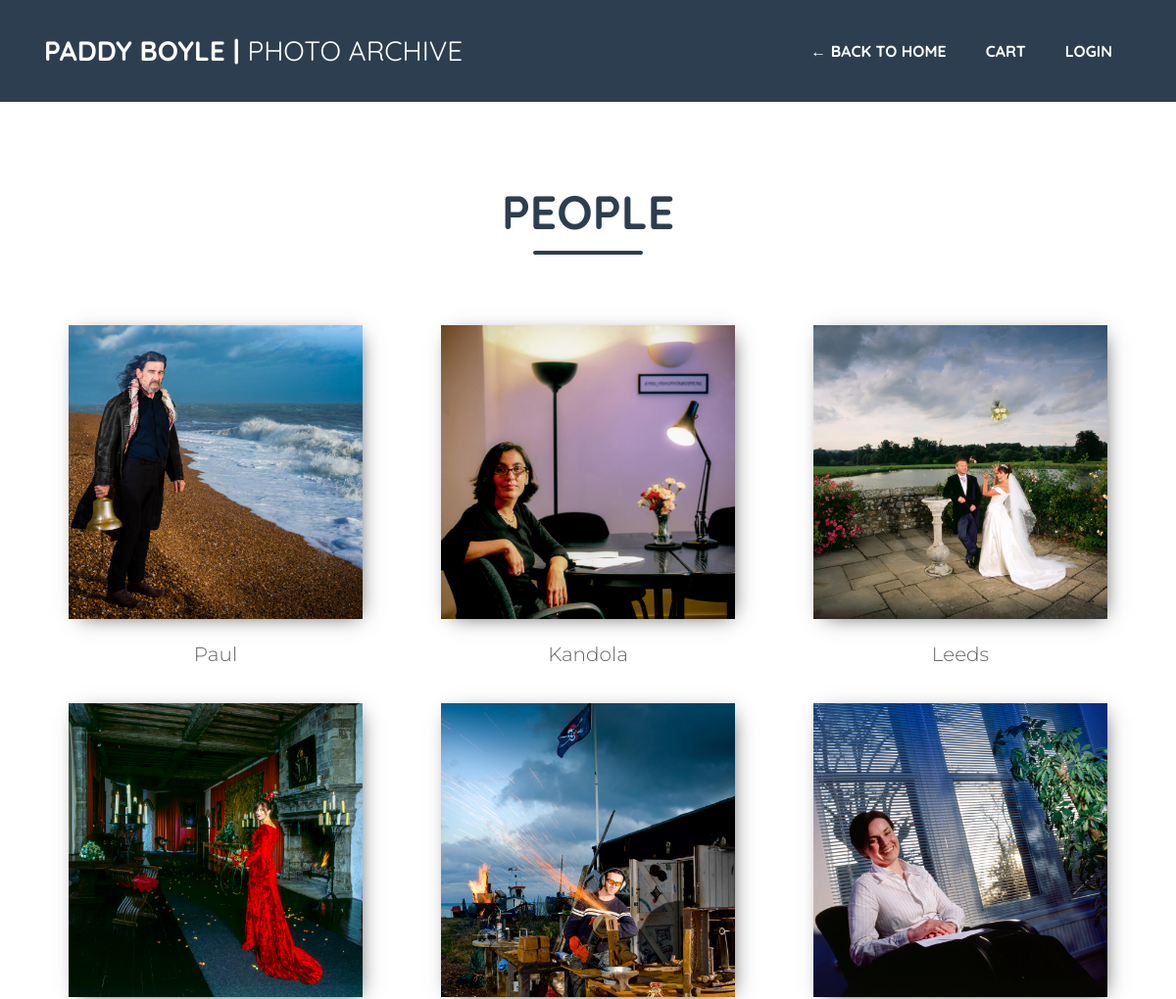
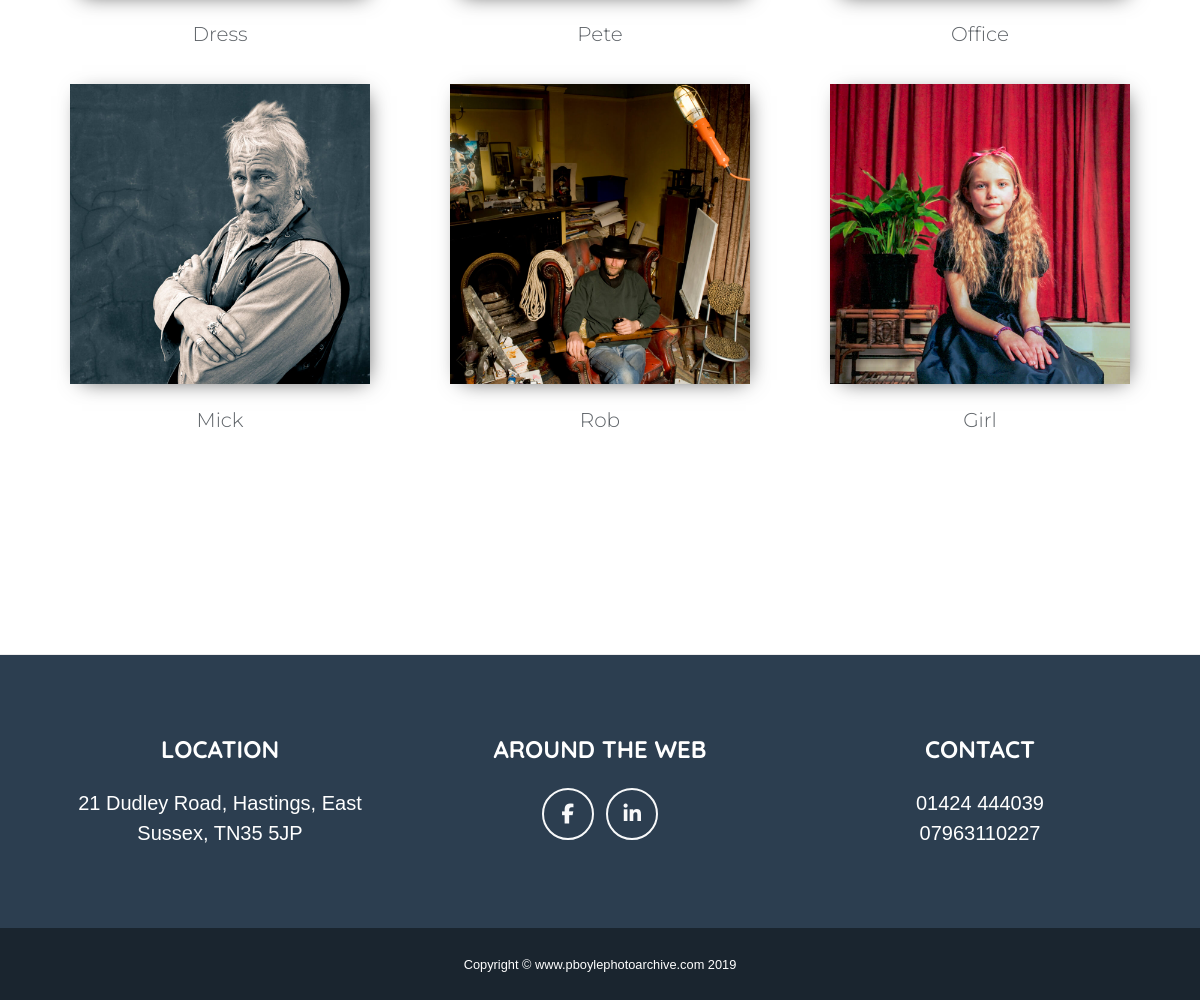
The page /category_001/ on the database its author committed (2 pictures, top to bottom).
### category_001/models.py (models this page shows, shortened)
class Category_001(models.Model):
    name = models.CharField(max_length=254, default='')
    image = models.ImageField(upload_to='images')
    url = models.URLField(max_length=250)

### category_001/views.py (the view)
def all_images(request):
    images = Category_001.objects.all()
    return render(request, "app_001/catagory_001.html", {"category_001": images})

### cart/contexts.py (called while the page is built)
def cart_contents(request):
    cart = request.session.get('cart', {})
    cart_items = []
    total = 0
    product_count = 0
    for id, quantity in cart.items():
        product = get_object_or_404(Product, pk=id)
        total += quantity * product.price
        product_count += quantity
        cart_items.append({'id': id, 'quantity': quantity, 'product': product})
    return {'cart_items': cart_items, 'total': total, 'product_count': product_count}

### templates/app_001/catagory_001.html
{% extends 'app_001/base_003.html' %}
{% block body_block %}
    <section class="page-section about" id="architecture">
        <div class="container">
            <h2
                class="cat-heading page-section-heading text-center text-uppercase text-secondary mb-0">People</h2>
            <div class="divider-custom">
                <div class="divider-custom-line"></div>
            </div><br><br>
            <div class="row">
                {% for images in category_001 %}
                    <figure class="col-xs-12 col-sm-12 col-md-6 col-lg-4 col-xl-4">
                        <div id="wrapper-002">
                            <a href="{{images.url}}">
                                <div
                                    class="product"
                                    style="background-image: url('{{ MEDIA_URL }}{{ images.image }}')"></div>
                            </a>
                            <br>
                            <h3 class="text-002 lead">{{images.name}}</h3>
                        </div>
                    </figure>
                {% endfor %}
            </div>
            <br><br>
        </div>
    </section>
{% endblock %}

### static/css/custom.css (style rules this page uses)
body { font-family: Arial; padding-top: 100px; }
.product { background-size: contain; background-position: center center; background-repeat: no-repeat; width: 300px; height: 300px; margin: 0 auto; -webkit-box-shadow: 4px 4px 21px -8px rgba(0,0,0,0.75); -moz-box-shadow: 4px 4px 21px -8px rgba(0,0,0,0.75); box-shadow: 4px 4px 21px -8px rgba(0,0,0,0.75); }

### rows shown on the page
Category_001: image (picture), name "Paul"
Category_001: image (picture), name "Kandola"
Category_001: image (picture), name "Leeds"
Category_001: image (picture), name "Dress"
Category_001: image (picture), name "Pete"
Category_001: image (picture), name "Office"
Category_001: image (picture), name "Mick"
Category_001: image (picture), name "Rob"
Category_001: image (picture), name "Girl"
